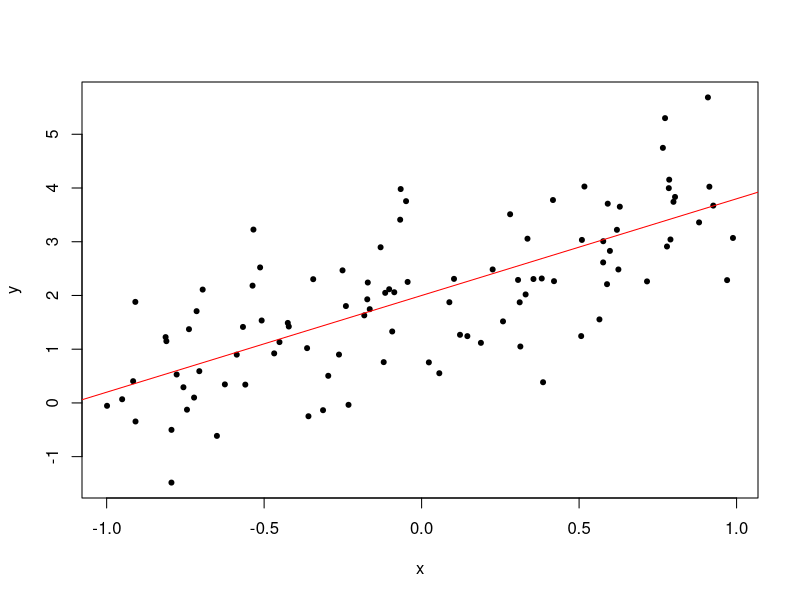

Reproduce this figure in R.
### Q2 ###
#1.#

set.seed(123)

# generate training data #
x = runif(100,-1,1)
e = rnorm(100)
y = 1.8*x+2+e

# generate test data #
xt = runif(10000,-1,1)
et = rnorm(10000)
yt = 1.8*xt+2+et

#2.#

plot(x,y,pch=20)
abline(2,1.8,col="red")

#3.#

fit = lm(y~x)
summary(fit)